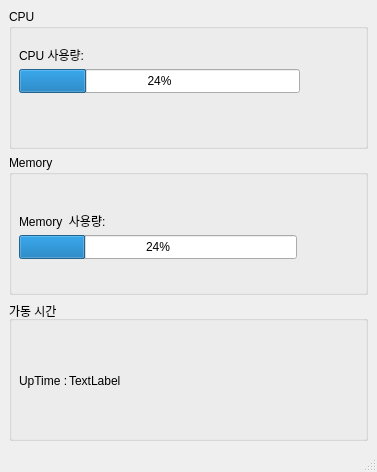
<?xml version="1.0" encoding="UTF-8"?>
<ui version="4.0">
 <class>MainWindow</class>
 <widget class="QMainWindow" name="MainWindow">
  <property name="geometry">
   <rect>
    <x>0</x>
    <y>0</y>
    <width>377</width>
    <height>472</height>
   </rect>
  </property>
  <property name="windowTitle">
   <string>MainWindow</string>
  </property>
  <widget class="QWidget" name="centralwidget">
   <layout class="QVBoxLayout" name="verticalLayout">
    <item>
     <layout class="QHBoxLayout" name="horizontalLayout">
      <item>
       <widget class="QGroupBox" name="CpuBox">
        <property name="title">
         <string>CPU</string>
        </property>
        <widget class="QLabel" name="cpulb">
         <property name="geometry">
          <rect>
           <x>10</x>
           <y>-20</y>
           <width>81</width>
           <height>131</height>
          </rect>
         </property>
         <property name="text">
          <string>CPU 사용량:</string>
         </property>
        </widget>
        <widget class="QProgressBar" name="cpuBar">
         <property name="geometry">
          <rect>
           <x>10</x>
           <y>60</y>
           <width>281</width>
           <height>24</height>
          </rect>
         </property>
         <property name="value">
          <number>24</number>
         </property>
        </widget>
       </widget>
      </item>
     </layout>
    </item>
    <item>
     <layout class="QHBoxLayout" name="horizontalLayout_2">
      <item>
       <widget class="QGroupBox" name="MemoryBox">
        <property name="title">
         <string>Memory</string>
        </property>
        <widget class="QLabel" name="memoryLb">
         <property name="geometry">
          <rect>
           <x>10</x>
           <y>20</y>
           <width>171</width>
           <height>91</height>
          </rect>
         </property>
         <property name="text">
          <string>Memory  사용량: </string>
         </property>
        </widget>
        <widget class="QProgressBar" name="memoryBar">
         <property name="geometry">
          <rect>
           <x>10</x>
           <y>80</y>
           <width>278</width>
           <height>24</height>
          </rect>
         </property>
         <property name="value">
          <number>24</number>
         </property>
        </widget>
       </widget>
      </item>
     </layout>
    </item>
    <item>
     <layout class="QHBoxLayout" name="horizontalLayout_3">
      <item>
       <widget class="QGroupBox" name="groupBox">
        <property name="title">
         <string>가동 시간</string>
        </property>
        <widget class="QLabel" name="uptimeLb">
         <property name="geometry">
          <rect>
           <x>10</x>
           <y>40</y>
           <width>115</width>
           <height>80</height>
          </rect>
         </property>
         <property name="text">
          <string>UpTime :</string>
         </property>
        </widget>
        <widget class="QLabel" name="uptime">
         <property name="geometry">
          <rect>
           <x>60</x>
           <y>50</y>
           <width>150</width>
           <height>60</height>
          </rect>
         </property>
         <property name="text">
          <string>TextLabel</string>
         </property>
        </widget>
       </widget>
      </item>
     </layout>
    </item>
   </layout>
  </widget>
  <widget class="QMenuBar" name="menubar">
   <property name="geometry">
    <rect>
     <x>0</x>
     <y>0</y>
     <width>377</width>
     <height>22</height>
    </rect>
   </property>
  </widget>
  <widget class="QStatusBar" name="statusbar"/>
 </widget>
 <resources/>
 <connections/>
</ui>
